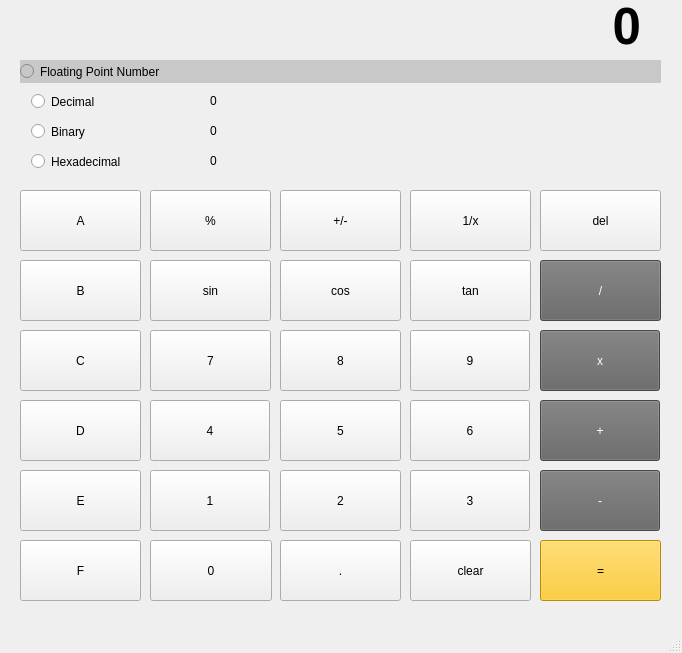
<?xml version="1.0" encoding="UTF-8"?>
<ui version="4.0">
 <class>Calculator</class>
 <widget class="QMainWindow" name="Calculator">
  <property name="geometry">
   <rect>
    <x>0</x>
    <y>0</y>
    <width>682</width>
    <height>653</height>
   </rect>
  </property>
  <property name="windowTitle">
   <string>Calculator</string>
  </property>
  <property name="styleSheet">
   <string notr="true">background-color:</string>
  </property>
  <widget class="QWidget" name="centralwidget">
   <widget class="QLabel" name="number_display">
    <property name="geometry">
     <rect>
      <x>30</x>
      <y>0</y>
      <width>611</width>
      <height>51</height>
     </rect>
    </property>
    <property name="font">
     <font>
      <pointsize>38</pointsize>
      <weight>75</weight>
      <bold>true</bold>
     </font>
    </property>
    <property name="text">
     <string>0</string>
    </property>
    <property name="alignment">
     <set>Qt::AlignRight|Qt::AlignTrailing|Qt::AlignVCenter</set>
    </property>
   </widget>
   <widget class="QWidget" name="buttons_container" native="true">
    <property name="geometry">
     <rect>
      <x>10</x>
      <y>190</y>
      <width>661</width>
      <height>421</height>
     </rect>
    </property>
    <widget class="QPushButton" name="four_button">
     <property name="geometry">
      <rect>
       <x>140</x>
       <y>210</y>
       <width>120</width>
       <height>61</height>
      </rect>
     </property>
     <property name="font">
      <font>
       <weight>50</weight>
       <bold>false</bold>
      </font>
     </property>
     <property name="text">
      <string>4</string>
     </property>
     <property name="checkable">
      <bool>false</bool>
     </property>
    </widget>
    <widget class="QPushButton" name="inverse_button">
     <property name="geometry">
      <rect>
       <x>400</x>
       <y>0</y>
       <width>121</width>
       <height>61</height>
      </rect>
     </property>
     <property name="font">
      <font>
       <weight>50</weight>
       <bold>false</bold>
      </font>
     </property>
     <property name="text">
      <string>1/x</string>
     </property>
     <property name="checkable">
      <bool>false</bool>
     </property>
    </widget>
    <widget class="QPushButton" name="zero_button">
     <property name="geometry">
      <rect>
       <x>140</x>
       <y>350</y>
       <width>122</width>
       <height>61</height>
      </rect>
     </property>
     <property name="text">
      <string>0</string>
     </property>
    </widget>
    <widget class="QPushButton" name="f_button">
     <property name="geometry">
      <rect>
       <x>10</x>
       <y>350</y>
       <width>121</width>
       <height>61</height>
      </rect>
     </property>
     <property name="font">
      <font>
       <weight>50</weight>
       <bold>false</bold>
      </font>
     </property>
     <property name="styleSheet">
      <string notr="true"/>
     </property>
     <property name="text">
      <string>F</string>
     </property>
     <property name="checkable">
      <bool>false</bool>
     </property>
    </widget>
    <widget class="QPushButton" name="percent_button">
     <property name="geometry">
      <rect>
       <x>140</x>
       <y>0</y>
       <width>121</width>
       <height>61</height>
      </rect>
     </property>
     <property name="font">
      <font>
       <weight>50</weight>
       <bold>false</bold>
      </font>
     </property>
     <property name="text">
      <string>%</string>
     </property>
     <property name="checkable">
      <bool>false</bool>
     </property>
    </widget>
    <widget class="QPushButton" name="a_button">
     <property name="geometry">
      <rect>
       <x>10</x>
       <y>0</y>
       <width>121</width>
       <height>61</height>
      </rect>
     </property>
     <property name="font">
      <font>
       <weight>50</weight>
       <bold>false</bold>
      </font>
     </property>
     <property name="styleSheet">
      <string notr="true"/>
     </property>
     <property name="text">
      <string>A</string>
     </property>
     <property name="checkable">
      <bool>false</bool>
     </property>
    </widget>
    <widget class="QPushButton" name="c_button">
     <property name="geometry">
      <rect>
       <x>10</x>
       <y>140</y>
       <width>121</width>
       <height>61</height>
      </rect>
     </property>
     <property name="font">
      <font>
       <weight>50</weight>
       <bold>false</bold>
      </font>
     </property>
     <property name="styleSheet">
      <string notr="true"/>
     </property>
     <property name="text">
      <string>C</string>
     </property>
     <property name="checkable">
      <bool>false</bool>
     </property>
    </widget>
    <widget class="QPushButton" name="six_button">
     <property name="geometry">
      <rect>
       <x>400</x>
       <y>210</y>
       <width>120</width>
       <height>61</height>
      </rect>
     </property>
     <property name="font">
      <font>
       <weight>50</weight>
       <bold>false</bold>
      </font>
     </property>
     <property name="text">
      <string>6</string>
     </property>
     <property name="checkable">
      <bool>false</bool>
     </property>
    </widget>
    <widget class="QPushButton" name="point_button">
     <property name="geometry">
      <rect>
       <x>270</x>
       <y>350</y>
       <width>121</width>
       <height>61</height>
      </rect>
     </property>
     <property name="text">
      <string>.</string>
     </property>
    </widget>
    <widget class="QPushButton" name="two_button">
     <property name="geometry">
      <rect>
       <x>270</x>
       <y>280</y>
       <width>121</width>
       <height>61</height>
      </rect>
     </property>
     <property name="text">
      <string>2</string>
     </property>
    </widget>
    <widget class="QPushButton" name="five_button">
     <property name="geometry">
      <rect>
       <x>270</x>
       <y>210</y>
       <width>121</width>
       <height>61</height>
      </rect>
     </property>
     <property name="font">
      <font>
       <weight>50</weight>
       <bold>false</bold>
      </font>
     </property>
     <property name="text">
      <string>5</string>
     </property>
     <property name="checkable">
      <bool>false</bool>
     </property>
    </widget>
    <widget class="QPushButton" name="del_button">
     <property name="geometry">
      <rect>
       <x>530</x>
       <y>0</y>
       <width>121</width>
       <height>61</height>
      </rect>
     </property>
     <property name="text">
      <string>del</string>
     </property>
    </widget>
    <widget class="QPushButton" name="mul_button">
     <property name="geometry">
      <rect>
       <x>530</x>
       <y>140</y>
       <width>120</width>
       <height>61</height>
      </rect>
     </property>
     <property name="styleSheet">
      <string notr="true">background-color:rgb(100,100,100); color:rgb(255,255,255);</string>
     </property>
     <property name="text">
      <string>x</string>
     </property>
    </widget>
    <widget class="QPushButton" name="eight_button">
     <property name="geometry">
      <rect>
       <x>270</x>
       <y>140</y>
       <width>121</width>
       <height>61</height>
      </rect>
     </property>
     <property name="font">
      <font>
       <weight>50</weight>
       <bold>false</bold>
      </font>
     </property>
     <property name="text">
      <string>8</string>
     </property>
     <property name="checkable">
      <bool>false</bool>
     </property>
    </widget>
    <widget class="QPushButton" name="tan_button">
     <property name="geometry">
      <rect>
       <x>400</x>
       <y>70</y>
       <width>121</width>
       <height>61</height>
      </rect>
     </property>
     <property name="font">
      <font>
       <weight>50</weight>
       <bold>false</bold>
      </font>
     </property>
     <property name="styleSheet">
      <string notr="true"/>
     </property>
     <property name="text">
      <string>tan</string>
     </property>
     <property name="checkable">
      <bool>false</bool>
     </property>
    </widget>
    <widget class="QPushButton" name="e_button">
     <property name="geometry">
      <rect>
       <x>10</x>
       <y>280</y>
       <width>121</width>
       <height>61</height>
      </rect>
     </property>
     <property name="font">
      <font>
       <weight>50</weight>
       <bold>false</bold>
      </font>
     </property>
     <property name="styleSheet">
      <string notr="true"/>
     </property>
     <property name="text">
      <string>E</string>
     </property>
     <property name="checkable">
      <bool>false</bool>
     </property>
    </widget>
    <widget class="QPushButton" name="sin_button">
     <property name="geometry">
      <rect>
       <x>140</x>
       <y>70</y>
       <width>121</width>
       <height>61</height>
      </rect>
     </property>
     <property name="font">
      <font>
       <weight>50</weight>
       <bold>false</bold>
      </font>
     </property>
     <property name="styleSheet">
      <string notr="true"/>
     </property>
     <property name="text">
      <string>sin</string>
     </property>
     <property name="checkable">
      <bool>false</bool>
     </property>
    </widget>
    <widget class="QPushButton" name="seven_button">
     <property name="geometry">
      <rect>
       <x>140</x>
       <y>140</y>
       <width>121</width>
       <height>61</height>
      </rect>
     </property>
     <property name="font">
      <font>
       <weight>50</weight>
       <bold>false</bold>
      </font>
     </property>
     <property name="text">
      <string>7</string>
     </property>
     <property name="checkable">
      <bool>false</bool>
     </property>
    </widget>
    <widget class="QPushButton" name="one_button">
     <property name="geometry">
      <rect>
       <x>140</x>
       <y>280</y>
       <width>120</width>
       <height>61</height>
      </rect>
     </property>
     <property name="text">
      <string>1</string>
     </property>
    </widget>
    <widget class="QPushButton" name="add_button">
     <property name="geometry">
      <rect>
       <x>530</x>
       <y>210</y>
       <width>120</width>
       <height>61</height>
      </rect>
     </property>
     <property name="styleSheet">
      <string notr="true">background-color:rgb(100,100,100); color:rgb(255,255,255);</string>
     </property>
     <property name="text">
      <string>+</string>
     </property>
    </widget>
    <widget class="QPushButton" name="sub_button">
     <property name="geometry">
      <rect>
       <x>530</x>
       <y>280</y>
       <width>120</width>
       <height>61</height>
      </rect>
     </property>
     <property name="styleSheet">
      <string notr="true">background-color:rgb(100,100,100); color:rgb(255,255,255);</string>
     </property>
     <property name="text">
      <string>-</string>
     </property>
    </widget>
    <widget class="QPushButton" name="div_button">
     <property name="geometry">
      <rect>
       <x>530</x>
       <y>70</y>
       <width>121</width>
       <height>61</height>
      </rect>
     </property>
     <property name="styleSheet">
      <string notr="true">background-color:rgb(100,100,100); color:rgb(255,255,255);</string>
     </property>
     <property name="text">
      <string>/</string>
     </property>
    </widget>
    <widget class="QPushButton" name="equal_button">
     <property name="geometry">
      <rect>
       <x>530</x>
       <y>350</y>
       <width>121</width>
       <height>61</height>
      </rect>
     </property>
     <property name="styleSheet">
      <string notr="true">background-color: rgb(254, 194, 8);</string>
     </property>
     <property name="text">
      <string>=</string>
     </property>
    </widget>
    <widget class="QPushButton" name="cos_button">
     <property name="geometry">
      <rect>
       <x>270</x>
       <y>70</y>
       <width>121</width>
       <height>61</height>
      </rect>
     </property>
     <property name="font">
      <font>
       <weight>50</weight>
       <bold>false</bold>
      </font>
     </property>
     <property name="styleSheet">
      <string notr="true"/>
     </property>
     <property name="text">
      <string>cos</string>
     </property>
     <property name="checkable">
      <bool>false</bool>
     </property>
    </widget>
    <widget class="QPushButton" name="b_button">
     <property name="geometry">
      <rect>
       <x>10</x>
       <y>70</y>
       <width>121</width>
       <height>61</height>
      </rect>
     </property>
     <property name="font">
      <font>
       <weight>50</weight>
       <bold>false</bold>
      </font>
     </property>
     <property name="styleSheet">
      <string notr="true"/>
     </property>
     <property name="text">
      <string>B</string>
     </property>
     <property name="checkable">
      <bool>false</bool>
     </property>
    </widget>
    <widget class="QPushButton" name="sign_button">
     <property name="geometry">
      <rect>
       <x>270</x>
       <y>0</y>
       <width>121</width>
       <height>61</height>
      </rect>
     </property>
     <property name="font">
      <font>
       <weight>50</weight>
       <bold>false</bold>
      </font>
     </property>
     <property name="text">
      <string>+/-</string>
     </property>
     <property name="checkable">
      <bool>false</bool>
     </property>
    </widget>
    <widget class="QPushButton" name="nine_button">
     <property name="geometry">
      <rect>
       <x>400</x>
       <y>140</y>
       <width>120</width>
       <height>61</height>
      </rect>
     </property>
     <property name="font">
      <font>
       <weight>50</weight>
       <bold>false</bold>
      </font>
     </property>
     <property name="text">
      <string>9</string>
     </property>
     <property name="checkable">
      <bool>false</bool>
     </property>
    </widget>
    <widget class="QPushButton" name="three_button">
     <property name="geometry">
      <rect>
       <x>400</x>
       <y>280</y>
       <width>120</width>
       <height>61</height>
      </rect>
     </property>
     <property name="text">
      <string>3</string>
     </property>
    </widget>
    <widget class="QPushButton" name="d_button">
     <property name="geometry">
      <rect>
       <x>10</x>
       <y>210</y>
       <width>121</width>
       <height>61</height>
      </rect>
     </property>
     <property name="font">
      <font>
       <weight>50</weight>
       <bold>false</bold>
      </font>
     </property>
     <property name="styleSheet">
      <string notr="true"/>
     </property>
     <property name="text">
      <string>D</string>
     </property>
     <property name="checkable">
      <bool>false</bool>
     </property>
    </widget>
    <widget class="QPushButton" name="clear_button">
     <property name="geometry">
      <rect>
       <x>400</x>
       <y>350</y>
       <width>121</width>
       <height>61</height>
      </rect>
     </property>
     <property name="font">
      <font>
       <weight>50</weight>
       <bold>false</bold>
      </font>
     </property>
     <property name="styleSheet">
      <string notr="true"/>
     </property>
     <property name="text">
      <string>clear</string>
     </property>
     <property name="checkable">
      <bool>false</bool>
     </property>
    </widget>
   </widget>
   <widget class="QWidget" name="number_mode_panel" native="true">
    <property name="geometry">
     <rect>
      <x>20</x>
      <y>60</y>
      <width>641</width>
      <height>121</height>
     </rect>
    </property>
    <widget class="QLabel" name="hex_label">
     <property name="geometry">
      <rect>
       <x>190</x>
       <y>90</y>
       <width>431</width>
       <height>21</height>
      </rect>
     </property>
     <property name="text">
      <string>0</string>
     </property>
    </widget>
    <widget class="QRadioButton" name="decimal_mode">
     <property name="geometry">
      <rect>
       <x>11</x>
       <y>30</y>
       <width>111</width>
       <height>23</height>
      </rect>
     </property>
     <property name="focusPolicy">
      <enum>Qt::NoFocus</enum>
     </property>
     <property name="text">
      <string>Decimal</string>
     </property>
    </widget>
    <widget class="QRadioButton" name="binary_mode">
     <property name="geometry">
      <rect>
       <x>11</x>
       <y>60</y>
       <width>111</width>
       <height>23</height>
      </rect>
     </property>
     <property name="focusPolicy">
      <enum>Qt::NoFocus</enum>
     </property>
     <property name="text">
      <string>Binary</string>
     </property>
    </widget>
    <widget class="QLabel" name="bin_label">
     <property name="geometry">
      <rect>
       <x>190</x>
       <y>60</y>
       <width>431</width>
       <height>21</height>
      </rect>
     </property>
     <property name="text">
      <string>0</string>
     </property>
    </widget>
    <widget class="QRadioButton" name="hex_mode">
     <property name="geometry">
      <rect>
       <x>11</x>
       <y>90</y>
       <width>111</width>
       <height>23</height>
      </rect>
     </property>
     <property name="focusPolicy">
      <enum>Qt::NoFocus</enum>
     </property>
     <property name="text">
      <string>Hexadecimal</string>
     </property>
    </widget>
    <widget class="QLabel" name="dec_label">
     <property name="geometry">
      <rect>
       <x>190</x>
       <y>30</y>
       <width>431</width>
       <height>21</height>
      </rect>
     </property>
     <property name="text">
      <string>0</string>
     </property>
    </widget>
    <widget class="QRadioButton" name="float_mode">
     <property name="geometry">
      <rect>
       <x>0</x>
       <y>0</y>
       <width>641</width>
       <height>23</height>
      </rect>
     </property>
     <property name="autoFillBackground">
      <bool>false</bool>
     </property>
     <property name="styleSheet">
      <string notr="true">background-color: rgb(200, 200, 200);</string>
     </property>
     <property name="text">
      <string>Floating Point Number</string>
     </property>
    </widget>
   </widget>
  </widget>
  <widget class="QMenuBar" name="menubar">
   <property name="geometry">
    <rect>
     <x>0</x>
     <y>0</y>
     <width>682</width>
     <height>22</height>
    </rect>
   </property>
  </widget>
  <widget class="QStatusBar" name="statusbar"/>
 </widget>
 <resources/>
 <connections/>
</ui>
